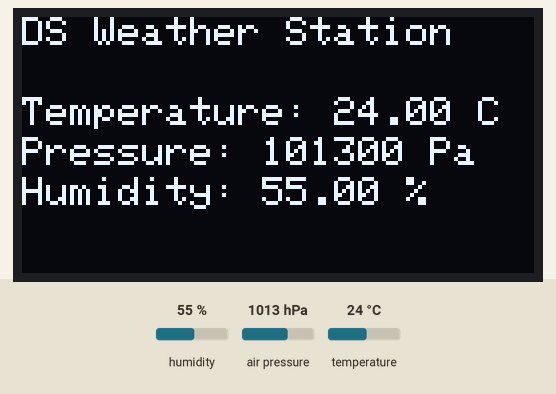
Simulated run of this sketch. Board: Arduino Uno, built with avr-gcc and run on an emulated ATmega328P. On the bench: 128×64 one-colour display. The inputs (shaded band) are chosen by the test bench; at power-on: humidity 55 %, air pressure 1013 hPa, temperature 24 °C. Storage starts empty.

Above: at 3.7 s.
3.8 s: humidity set to 22 %
At 6.1 s:
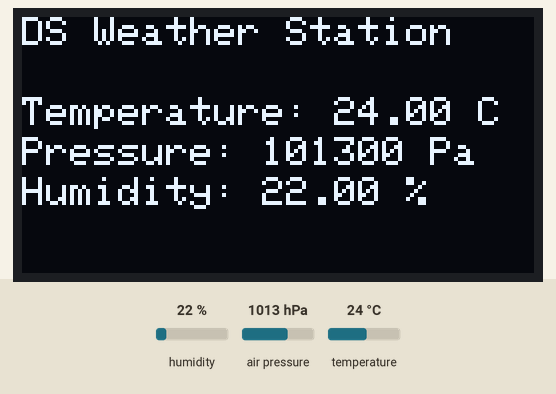
6.6 s: air pressure set to 952 hPa
At 8.4 s:
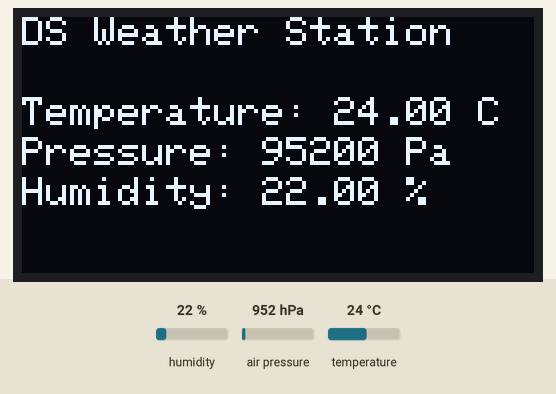
9.0 s: temperature set to 12 °C
At 9.5 s:
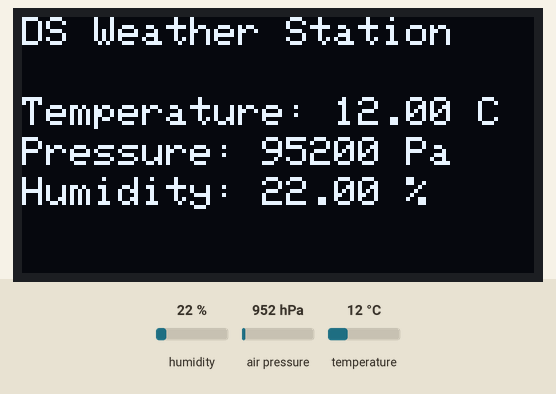
11.4 s: humidity set to 40 %
At 14.2 s:
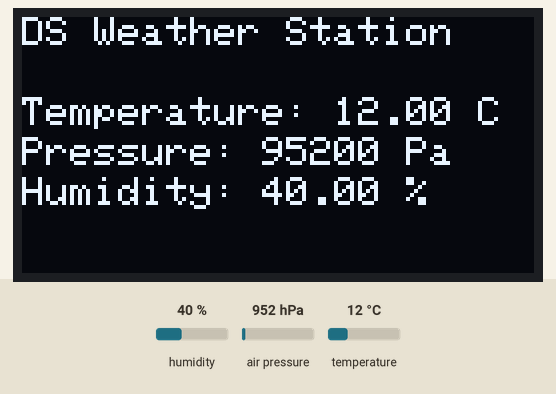
Timing chart, 0 to 15.7 s (numbered marks = the images above; inputs shaded):
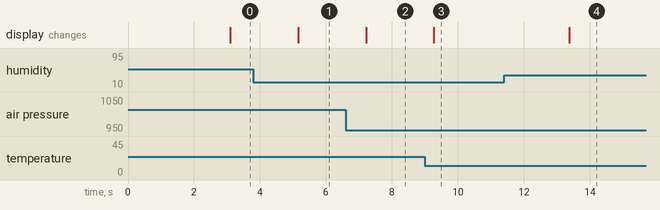

Measured:
- after the input at 3.8 s, the display: changes after 1.4 s (image 1)
- after the input at 6.6 s, the display: changes after 0.62 s (image 2)
- after the input at 9.0 s, the display: changes after 0.27 s (image 3)
- after the input at 11.4 s, the display: changes after 2.0 s (image 4)

The sketch:

wxCode_explained.ino
```cpp
////////////////////////////////////////////////////////////////////////////////////////////////
//Libraries:                                                                                  //
////////////////////////////////////////////////////////////////////////////////////////////////
#include <Wire.h>
#include <SPI.h>
#include <SD.h>
#include <Adafruit_SSD1306.h>
#include "SparkFunBME280.h"

////////////////////////////////////////////////////////////////////////////////////////////////
//Define Constant Values:                                                                     //
////////////////////////////////////////////////////////////////////////////////////////////////
#define SCREEN_WIDTH 128
#define SCREEN_HEIGHT 64
#define OLED_RESET -1

const int chipSelect = 3;

int delayTime = 1000; //time between data collection intervals
int timer = 0;

BME280 BME;  //Name the BME280 variable BME
File myFile; //Name the SD File variable myFile

Adafruit_SSD1306 display(SCREEN_WIDTH, SCREEN_HEIGHT, &Wire, OLED_RESET); //Define the OLED parameters using the constants above

////////////////////////////////////////////////////////////////////////////////////////////////
//Setup Loop:                                                                                 //
////////////////////////////////////////////////////////////////////////////////////////////////
void setup() {
  Serial.begin(57600); //Set the baud rate to 57600 bits per second for serial communication
  Wire.begin(); //Start the I2C bus
  display.begin(SSD1306_SWITCHCAPVCC, 0x3C); //Start the OLED display and define it's I2C address as 0x3C
  delay(2000);  //Delay the rest of the startup sequence by 2000ms
  display.clearDisplay(); //Clear the OLED display
  display.setTextColor(WHITE);  //Set the OLED text color as white
  BME.setI2CAddress(0x77);      //Set the BME280 I2C address to 0x76
  if(BME.beginI2C() == false);  //Start the BME280 I2C address
  if (!SD.begin(chipSelect)) while (1); //Set the Chip Select pin to the defined pin above. Do nothing if wired wrong
}

////////////////////////////////////////////////////////////////////////////////////////////////
//Main Loop:                                                                                  //
////////////////////////////////////////////////////////////////////////////////////////////////
void loop() {
  delay(1000); //Delay the script by 1000ms
  String dataString = ""; //Set the data string to an empty string for data
  myFile = SD.open("datalog.csv", FILE_WRITE); //Open the datalog.csv file and write to it
  if(myFile){ //Write to the SD card
    myFile.print(timer);                        //Print Timer
    myFile.print(",");                          //Print a "," between each data point for CSV file
    myFile.print(BME.readTempC(), 2);           //Print temperature data to 2 decimal places
    myFile.print(",");                          //Print a "," between each data point for CSV file
    myFile.print(BME.readFloatPressure(), 0);   //Print pressure data to 0 decimal places
    myFile.print(",");                          //Print a "," between each data point for CSV file
    myFile.println(BME.readFloatHumidity(), 2); //Print humidity data to 2 decimal places
    myFile.close();  //Stop writing to the SD card
  }

  display.clearDisplay(); //Clear the OLED display

  display.setTextSize(1);                     //Set the text size to 1
  display.setCursor(0,0);                     //Set the cursor to coordinate (0,0)
  display.print("DS Weather Station");        //Print "DS Weather Station" on the OLED

  display.setCursor(0, 20);                   //Set the cursor to coordinate (0,20)
  display.print("Temperature: ");             //Print "Temperature: "
  display.print(BME.readTempC(), 2);          //Print the temperature data to 2 decimal places
  display.print(" C");                        //Print " C"

  display.setCursor(0, 30);                   //Set the cursor to coordinate (0,30)
  display.print("Pressure: ");                //Print "Pressure: "
  display.print(BME.readFloatPressure(), 0);  //Print pressure data to 0 decimal places
  display.print(" Pa");                       //Print " Pa"

  display.setCursor(0, 40);                   //Set the cursor to coordinate (0,40)
  display.print("Humidity: ");                //Print "Humidity: "
  display.print(BME.readFloatHumidity(), 2);  //Print humidity data to 2 decimal places
  display.print(" %");                        //Print " Pa"

  display.display(); //Display above on the OLED

  delay(delayTime);
  timer = timer + (delayTime)/1000;
}
```
